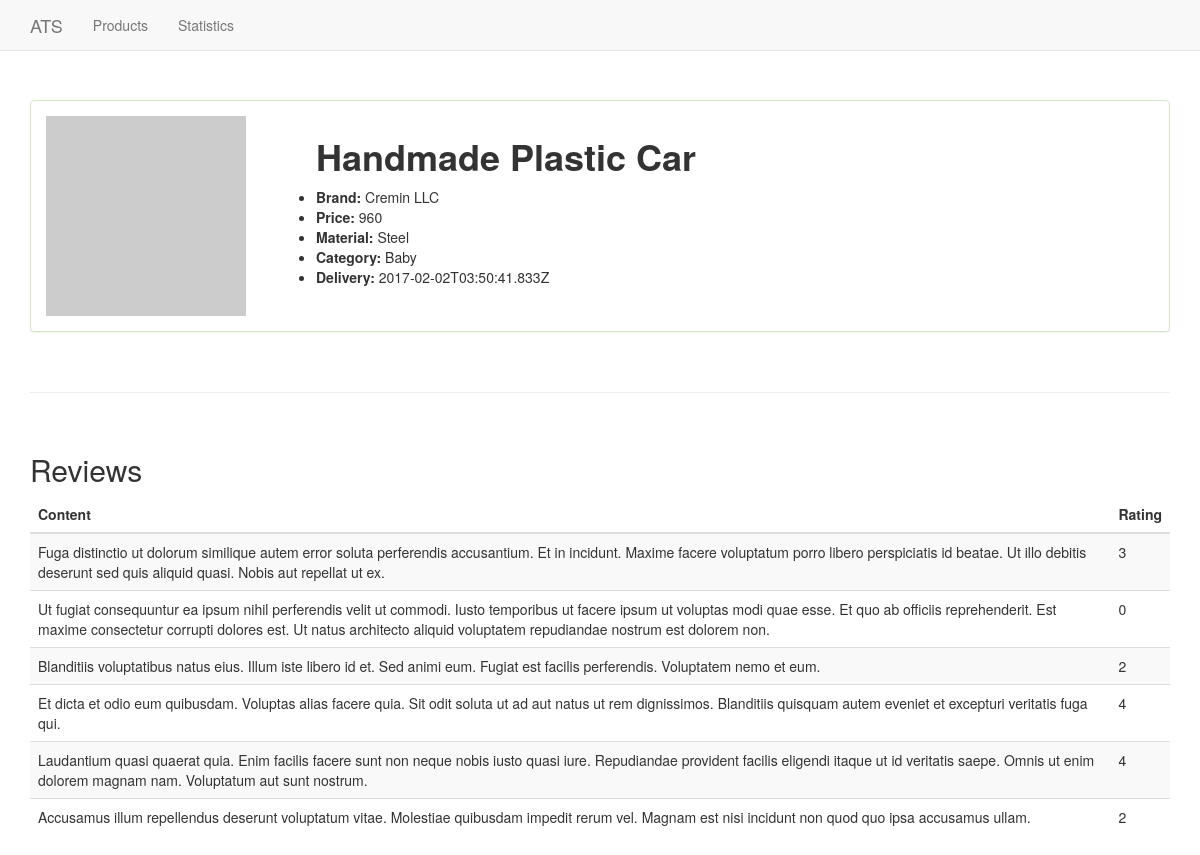
The app's page /products/detail/1 with its own data.
### web_app.py (models this page shows)
class Product(db.Model):
    __tablename__ = 'products'
    id = db.Column(db.Integer, primary_key=True)
    product_name = db.Column(db.String(100))
    category = db.Column(db.String(100))
    base_price = db.Column(db.Integer)
    image_url = db.Column(db.String(250))
    brand = db.Column(db.String(100))
    details = db.Column(db.String(100))
    material = db.Column(db.String(100))
    delivery = db.Column(db.String(100))

class Review(db.Model):
    __tablename__ = 'reviews'
    id = db.Column(db.Integer, primary_key=True)
    product_id = db.Column(db.Integer, db.ForeignKey('products.id'),
        nullable=False)
    product = db.relationship('Product',
        backref=db.backref('reviews', lazy=True))
    content = db.Column(db.Text)
    rating = db.Column(db.Integer)

### web_app.py (the view)
@app.route('/products/detail/<int:id>')
def detail_product(id):
    product = Product.query.get(id)
    return render_template('detail.html', product=product)

### templates/detail.html (shortened to what this page needs)
{% extends "base.html" %}
{% block navbar %}
    <li><a href="{{ url_for('list_products')}}">Products</a></li>
    <li><a href="{{ url_for('statistics')}}">Statistics</a></li>
{% endblock navbar %}
{% block content %}
    <div class="container" style="padding-top:80px">
            <div class="panel panel-success">
                    <div class="panel-body">
                            <img src="{{ product.image_url }}" class="pull-left"
                                style="width:200px;height:200px; margin-right:70px"
                            >
                            <h1><strong>{{ product.product_name }}</strong></h1>
                            <ul>
                                <li><strong>Brand: </strong>{{ product.brand }}</li>
                                <li><strong>Price: </strong>{{ product.base_price }}</li>
                                <li><strong>Material: </strong>{{ product.material }}</li>
                                <li><strong>Category: </strong>{{ product.category }}</li>
                                <li><strong>Delivery: </strong>{{ product.delivery }}</li>
                            </ul>
                     </div>
            </div>
            <br>
            <hr>
            <br>
            <h2>Reviews</h2>
            {% if product.reviews|length == 0 %}
                <h4>No reviews yet</h4>
            {% else %}
            <table class="table table-striped">
                    <thead>
                      <tr>
                        <th>Content</th>
                        <th>Rating</th>
                      </tr>
                    </thead>
                    <tbody>
                        {% for rev in product.reviews %}
                            <tr>
                                <td>{{ rev.content }}</td>
                                <td>{{ rev.rating }}</td>
                            </tr>
                        {% endfor %}
                    </tbody>
                </table>
            {% endif %}
    </div>
{% endblock content %}

### static/css/base.css (style rules this page uses)
body { padding-top: 20px; }

### records on screen
Product: product_name "Handmade Plastic Car", brand "Cremin LLC", base_price "960", material "Steel", category "Baby", delivery "2017-02-02T03:50:41.833Z"
Review: content "Fuga distinctio ut dolorum similique autem error soluta perferendis accusantium. Et in incidunt. Maxime facere voluptatum porro libero perspiciatis id beatae. Ut illo debitis deserunt sed quis aliquid quasi. Nobis aut repellat ut ex.", rating "3"
Review: content "Ut fugiat consequuntur ea ipsum nihil perferendis velit ut commodi. Iusto temporibus ut facere ipsum ut voluptas modi quae esse. Et quo ab officiis reprehenderit. Est maxime consectetur corrupti dolores est. Ut natus architecto aliquid voluptatem repudiandae nostrum est dolorem non.", rating "0"
Review: content "Blanditiis voluptatibus natus eius. Illum iste libero id et. Sed animi eum. Fugiat est facilis perferendis. Voluptatem nemo et eum.", rating "2"
Review: content "Et dicta et odio eum quibusdam. Voluptas alias facere quia. Sit odit soluta ut ad aut natus ut rem dignissimos. Blanditiis quisquam autem eveniet et excepturi veritatis fuga qui.", rating "4"
Review: content "Laudantium quasi quaerat quia. Enim facilis facere sunt non neque nobis iusto quasi iure. Repudiandae provident facilis eligendi itaque ut id veritatis saepe. Omnis ut enim dolorem magnam nam. Voluptatum aut sunt nostrum.", rating "4"
Review: content "Accusamus illum repellendus deserunt voluptatum vitae. Molestiae quibusdam impedit rerum vel. Magnam est nisi incidunt non quod quo ipsa accusamus ullam.", rating "2"
